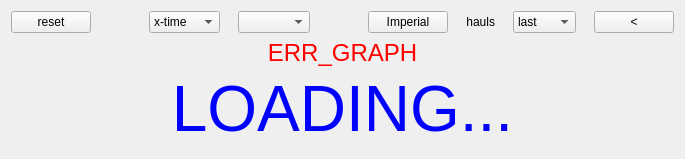
      <widget class="QWidget" name="tab_graph">
       <attribute name="title">
        <string> Graphs</string>
       </attribute>
       <layout class="QVBoxLayout" name="verticalLayout_7" stretch="1,0,0,8">
        <item>
         <layout class="QHBoxLayout" name="lay_g_h1" stretch="1,0,1,2,0,1,1,1,1">
          <property name="spacing">
           <number>18</number>
          </property>
          <item>
           <widget class="QPushButton" name="btn_g_reset">
            <property name="text">
             <string>reset</string>
            </property>
           </widget>
          </item>
          <item>
           <spacer name="horizontalSpacer_16">
            <property name="orientation">
             <enum>Qt::Horizontal</enum>
            </property>
            <property name="sizeHint" stdset="0">
             <size>
              <width>40</width>
              <height>20</height>
             </size>
            </property>
           </spacer>
          </item>
          <item>
           <widget class="QComboBox" name="cb_g_switch_tp">
            <property name="maximumSize">
             <size>
              <width>110</width>
              <height>16777215</height>
             </size>
            </property>
            <property name="currentText">
             <string>x-time</string>
            </property>
            <item>
             <property name="text">
              <string>x-time</string>
             </property>
            </item>
            <item>
             <property name="text">
              <string>x-Temp</string>
             </property>
            </item>
           </widget>
          </item>
          <item>
           <widget class="QComboBox" name="cb_g_sn">
            <property name="maximumSize">
             <size>
              <width>200</width>
              <height>16777215</height>
             </size>
            </property>
           </widget>
          </item>
          <item>
           <spacer name="horizontalSpacer_21">
            <property name="orientation">
             <enum>Qt::Horizontal</enum>
            </property>
            <property name="sizeHint" stdset="0">
             <size>
              <width>40</width>
              <height>20</height>
             </size>
            </property>
           </spacer>
          </item>
          <item>
           <widget class="QPushButton" name="btn_plt_units">
            <property name="text">
             <string>Imperial</string>
            </property>
           </widget>
          </item>
          <item>
           <widget class="QLabel" name="lbl_hauls">
            <property name="text">
             <string>hauls</string>
            </property>
            <property name="alignment">
             <set>Qt::AlignRight|Qt::AlignTrailing|Qt::AlignVCenter</set>
            </property>
           </widget>
          </item>
          <item>
           <widget class="QComboBox" name="cb_g_cycle_haul">
            <item>
             <property name="text">
              <string>last</string>
             </property>
            </item>
            <item>
             <property name="text">
              <string>all</string>
             </property>
            </item>
            <item>
             <property name="text">
              <string>single</string>
             </property>
            </item>
           </widget>
          </item>
          <item>
           <widget class="QPushButton" name="btn_g_next_haul">
            <property name="maximumSize">
             <size>
              <width>100</width>
              <height>16777215</height>
             </size>
            </property>
            <property name="text">
             <string>&lt;</string>
            </property>
           </widget>
          </item>
         </layout>
        </item>
        <item>
         <layout class="QHBoxLayout" name="lay_g_h1_3" stretch="0">
          <property name="spacing">
           <number>0</number>
          </property>
          <item>
           <widget class="QLabel" name="lbl_graph_err">
            <property name="sizePolicy">
             <sizepolicy hsizetype="Preferred" vsizetype="Fixed">
              <horstretch>0</horstretch>
              <verstretch>0</verstretch>
             </sizepolicy>
            </property>
            <property name="maximumSize">
             <size>
              <width>9000</width>
              <height>50</height>
             </size>
            </property>
            <property name="font">
             <font>
              <pointsize>18</pointsize>
              <bold>false</bold>
              <underline>false</underline>
              <strikeout>false</strikeout>
              <kerning>true</kerning>
             </font>
            </property>
            <property name="styleSheet">
             <string notr="true">color: red</string>
            </property>
            <property name="text">
             <string>ERR_GRAPH</string>
            </property>
            <property name="alignment">
             <set>Qt::AlignCenter</set>
            </property>
           </widget>
          </item>
         </layout>
        </item>
        <item>
         <layout class="QHBoxLayout" name="lay_g_h1_2" stretch="0">
          <property name="spacing">
           <number>0</number>
          </property>
          <item>
           <widget class="QLabel" name="lbl_graph_busy">
            <property name="maximumSize">
             <size>
              <width>9000</width>
              <height>200</height>
             </size>
            </property>
            <property name="font">
             <font>
              <pointsize>48</pointsize>
              <bold>false</bold>
              <underline>false</underline>
              <strikeout>false</strikeout>
              <kerning>true</kerning>
             </font>
            </property>
            <property name="styleSheet">
             <string notr="true">color: rgb(0, 0, 255)</string>
            </property>
            <property name="text">
             <string>LOADING...</string>
            </property>
            <property name="alignment">
             <set>Qt::AlignCenter</set>
            </property>
           </widget>
          </item>
         </layout>
        </item>
        <item>
         <layout class="QHBoxLayout" name="lay_g_h2">
          <property name="topMargin">
           <number>3</number>
          </property>
         </layout>
        </item>
       </layout>
      </widget>
